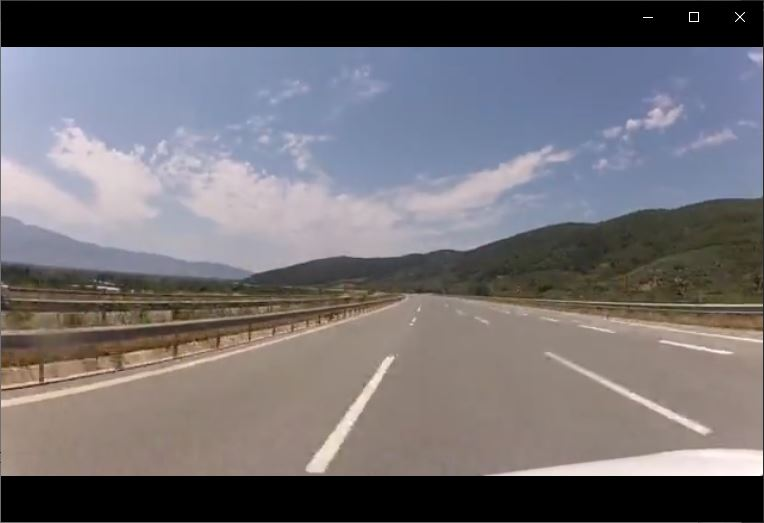
#> input picture project/lane.JPG, 764 x 523 px, found by its file name
$ python project_lane_image.py
#> lines starting #> are read from the running program, lines starting #| are printed output that depends on the picture; after the words box and inside, x2 and y2 are one past the last pixel; in counts of white or black regions, pixels touching at a corner belong together
## RGB와 ROI를 이용해서 차선 검출하기

import sys, cv2, numpy as np

# ROI 영역
def region_of_interest(img, vertices, color3=(255,255,255), color1=255):
    mask = np.zeros_like(img)

    if len(img.shape) > 2: # 이미지 채널이 3개면
        color = color3
    else: # 흑백 이미지면
        color = color1

    # vertices에 정한 점들로 이뤄진 ROI 영역을 color로 채움
    cv2.fillPoly(mask, vertices, color)

    # img와 ROI영역 합침
    ROI_image = cv2.bitwise_and(img, mask)
    return ROI_image

# 흰색 영역 찾기
def mark_img(img, blue_th = 200, green_th = 200, red_th=200):
    # BGR 제한값
    bgr_th = [blue_th, green_th, red_th]

    # BGR 제한 값보다 작으면 검은색으로
    thresholds = (src[:,:,0] < bgr_th[0]) |  (src[:,:,1] < bgr_th[1]) |  (src[:,:,2] < bgr_th[2])
    mark[thresholds] = [0,0,0] #검은색
    return mark


src = cv2.imread('./project/lane.jpg')
#> src is the input picture: shape (523, 764, 3); mean B, G, R 115.1, 110.7, 114
if src is None:
    print('Image load failed')
    sys.exit()

height, width = src.shape[:2] # 이미지 높이, 너비
#> height = 523; width = 764

# 사다리꼴 모형의 Points
vertices = np.array([[(50, height), (width/2-45, height/2+60), (width/2+45, height/2+60), (width-50, height)]], dtype=np.int32)
roi_img = region_of_interest(src, vertices) #vertices에 정한 점들 기준으로 ROI 생성
#> in region_of_interest, `cv2.fillPoly(mask, vertices, color)`:
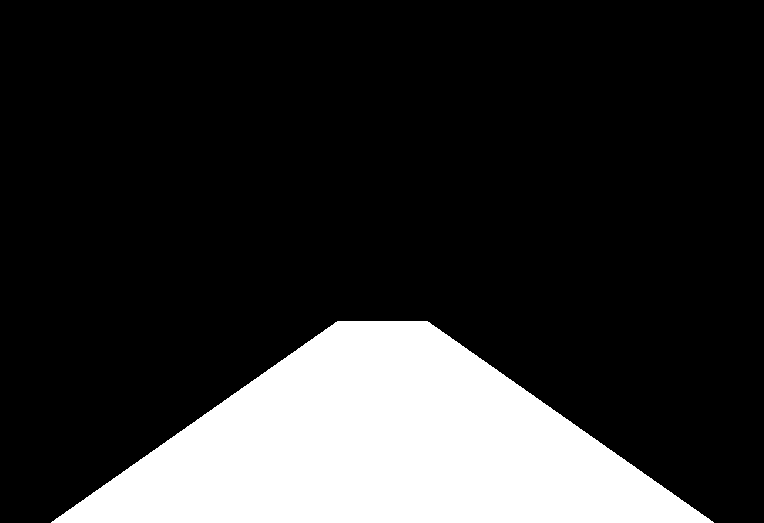
#> mask: shape (523, 764, 3); 19.1% white; 1 white region, box (x1, y1, x2, y2) and area: (51, 321, 714, 523) 76239
#> in region_of_interest, `ROI_image = cv2.bitwise_and(img, mask)`:
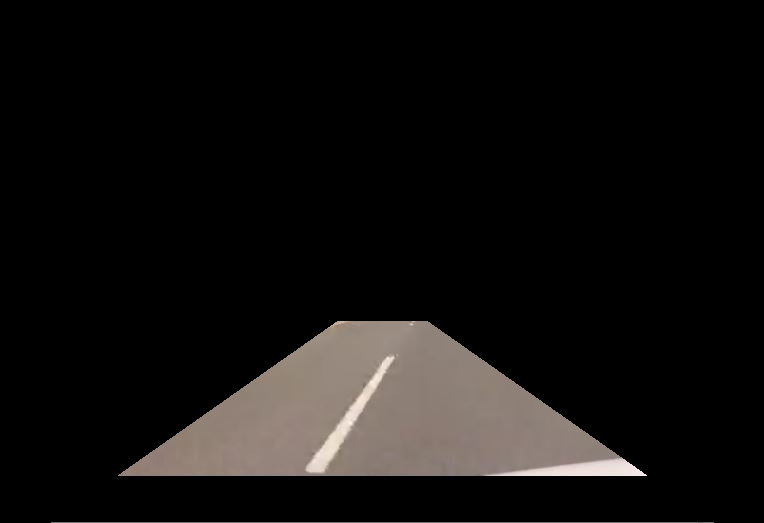
#> ROI_image: shape (523, 764, 3); mean B, G, R 15.5, 16.6, 18.4

mark = np.copy(roi_img)
cv2.imshow('1', mark)
mark = mark_img(roi_img)
#> in mark_img, `thresholds = (src[:,:,0] < bgr_th[0]) |  (src[:,:,1] < bgr_th[1]) |  (..`:
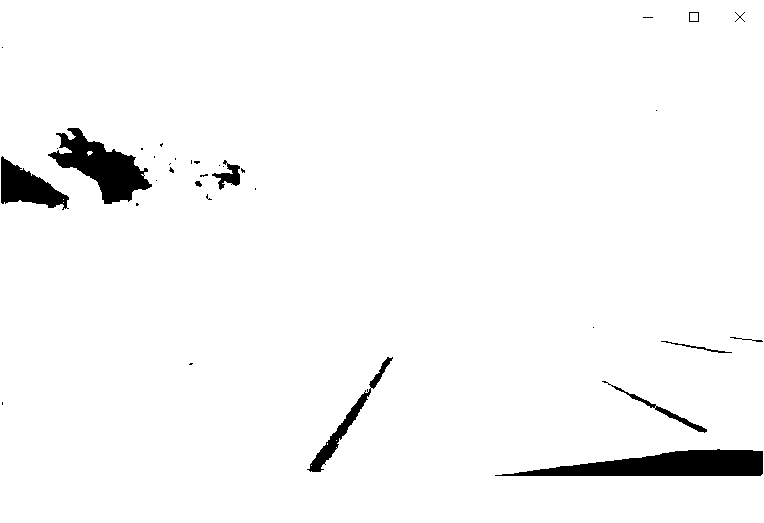
#> thresholds: shape (523, 764) bool; 97% white; 34 black regions (23 under 20 px), largest, box (x1, y1, x2, y2) and area: (495, 449, 763, 476) 4429, (48, 128, 152, 204) 3426, (1, 156, 69, 210) 1866
#> in mark_img, `mark[thresholds] = [0,0,0]`:
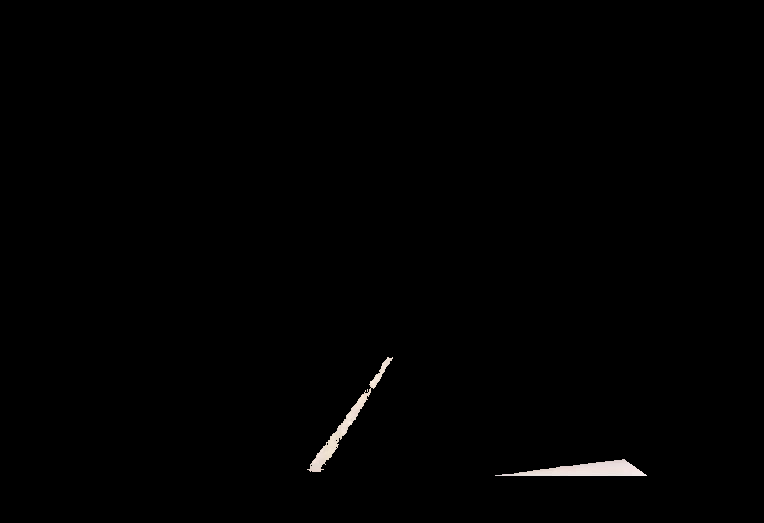
#> mark: shape (523, 764, 3); 12.22% of pixels changed, all inside (x1, y1, x2, y2) = (51, 321, 714, 523)
cv2.imshow('2', mark)

# cv2.imshow('src',src)
# cv2.imshow('white', mark)
cv2.waitKey()
cv2.destroyAllWindows()
